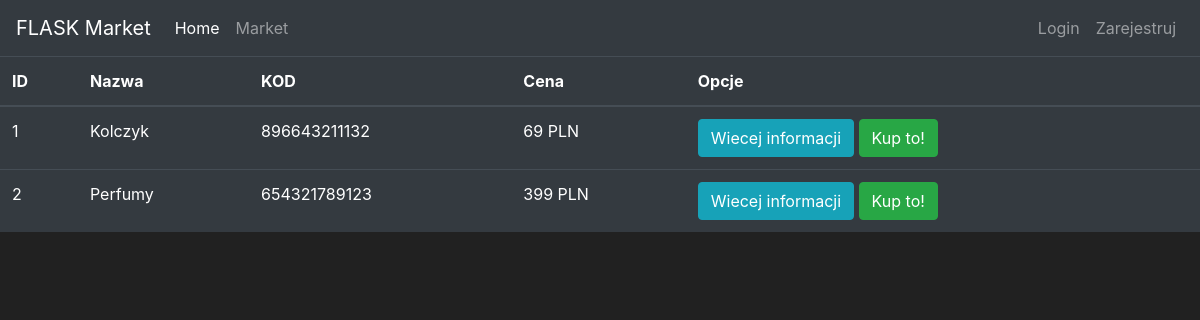
/market, run on the app's committed database.
### market/models.py (models this page shows, shortened)
class Item(db.Model):
    id = db.Column(db.Integer(), primary_key=True)
    name = db.Column(db.String(length=30), nullable=False, unique=True)
    price = db.Column(db.Integer(), nullable=False)
    barcode = db.Column(db.String(length=12), nullable=False, unique=True)
    description = db.Column(db.String(length=1024), nullable=False, unique=True)
    owner = db.Column(db.Integer(), db.ForeignKey('user.id'))

### market/routes.py (the view)
@app.route('/market')
def market_page():
    items = Item.query.all()
    return render_template('market.html', items=items)

### market/templates/market.html (shortened to what this page needs)
{% extends 'base.html' %}
{% block content %}
      <table class="table table-hover table-dark">
        <thead>
            <tr>
                <th scope="col">ID</th>
                <th scope="col">Nazwa</th>
                <th scope="col">KOD</th>
                <th scope="col">Cena</th>
                <th scope="col">Opcje</th>
            </tr>
        </thead>
        <tbody>
            {% for item in items %}
                <tr>
                    <td>{{ item.id }}</td>
                    <td>{{ item.name }}</td>
                    <td>{{ item.barcode }}</td>
                    <td>{{ item.price }} PLN</td>
                    <td>
                        <button class="btn btn-outline btn-info">Wiecej informacji</button>
                        <button class="btn btn-outline btn-success">Kup to!</button>
                    </td>
                </tr>
            {% endfor %}
        </tbody>
    </table>
{% endblock %}

### market/templates/base.html (style rules this page uses)
body { background-color: #212121; color: white }

### data on the page
Item: id "1", name "Kolczyk", barcode "896643211132", price "69"
Item: id "2", name "Perfumy", barcode "654321789123", price "399"
